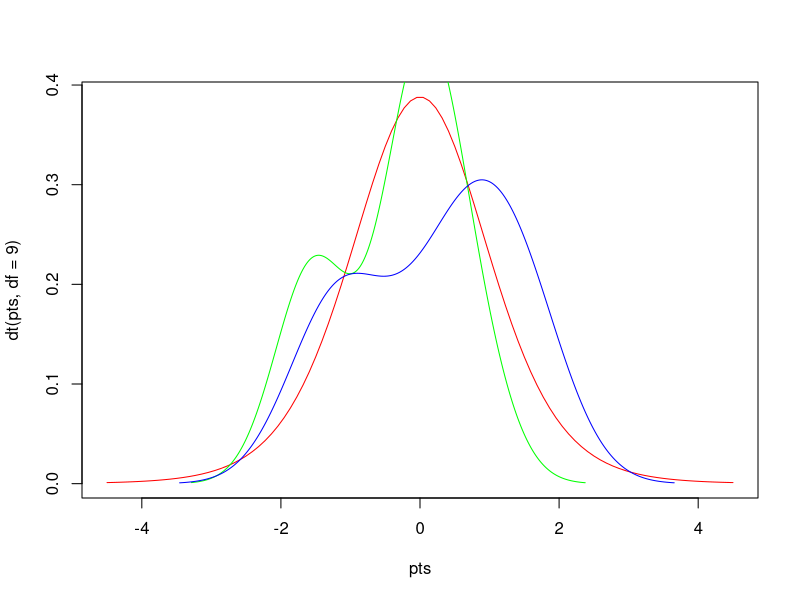

Reproduce this figure in R.
#Author:Journii Hillard Date: 10/21/2025 Purpose:Calculate T-test

#Create some dummy dataset for 2 variables

x = rnorm(10)
y = rnorm(10)

#Create density plot
 
pts = seq(-4.5,4.5,length=100)
plot(pts,dt(pts,df=9),col='red',type='l')
lines(density(x), col='green')
lines(density(y), col='blue')

#Calculate T-test

ttest = t.test(x,y)

#print value

ttest